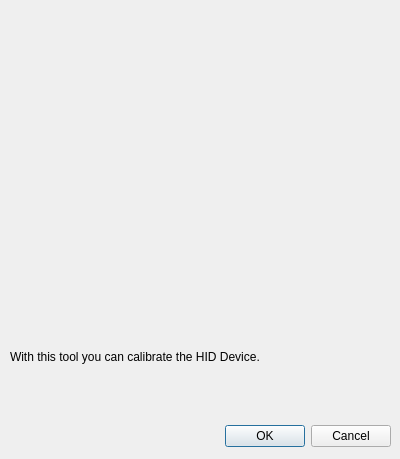
<?xml version="1.0" encoding="UTF-8"?>
<ui version="4.0">
 <class>HIDCalibrateDialog</class>
 <widget class="QDialog" name="HIDCalibrateDialog">
  <property name="geometry">
   <rect>
    <x>0</x>
    <y>0</y>
    <width>400</width>
    <height>459</height>
   </rect>
  </property>
  <property name="windowTitle">
   <string>HIDCalibrateDialog</string>
  </property>
  <widget class="QWidget" name="layoutWidget">
   <property name="geometry">
    <rect>
     <x>170</x>
     <y>420</y>
     <width>221</width>
     <height>33</height>
    </rect>
   </property>
   <layout class="QHBoxLayout">
    <property name="spacing">
     <number>6</number>
    </property>
    <property name="margin">
     <number>0</number>
    </property>
    <item>
     <spacer>
      <property name="orientation">
       <enum>Qt::Horizontal</enum>
      </property>
      <property name="sizeHint" stdset="0">
       <size>
        <width>131</width>
        <height>31</height>
       </size>
      </property>
     </spacer>
    </item>
    <item>
     <widget class="QPushButton" name="okButton">
      <property name="text">
       <string>OK</string>
      </property>
     </widget>
    </item>
    <item>
     <widget class="QPushButton" name="cancelButton">
      <property name="text">
       <string>Cancel</string>
      </property>
     </widget>
    </item>
   </layout>
  </widget>
  <widget class="QWidget" name="gridLayoutWidget">
   <property name="geometry">
    <rect>
     <x>10</x>
     <y>10</y>
     <width>381</width>
     <height>331</height>
    </rect>
   </property>
   <layout class="QGridLayout" name="gridLayout" rowstretch="0"/>
  </widget>
  <widget class="QLabel" name="label">
   <property name="geometry">
    <rect>
     <x>10</x>
     <y>350</y>
     <width>381</width>
     <height>51</height>
    </rect>
   </property>
   <property name="text">
    <string>With this tool you can calibrate the HID Device.</string>
   </property>
   <property name="alignment">
    <set>Qt::AlignLeading|Qt::AlignLeft|Qt::AlignTop</set>
   </property>
  </widget>
 </widget>
 <layoutdefault spacing="6" margin="11"/>
 <resources/>
 <connections>
  <connection>
   <sender>okButton</sender>
   <signal>clicked()</signal>
   <receiver>HIDCalibrateDialog</receiver>
   <slot>accept()</slot>
   <hints>
    <hint type="sourcelabel">
     <x>268</x>
     <y>276</y>
    </hint>
    <hint type="destinationlabel">
     <x>199</x>
     <y>149</y>
    </hint>
   </hints>
  </connection>
  <connection>
   <sender>cancelButton</sender>
   <signal>clicked()</signal>
   <receiver>HIDCalibrateDialog</receiver>
   <slot>reject()</slot>
   <hints>
    <hint type="sourcelabel">
     <x>351</x>
     <y>276</y>
    </hint>
    <hint type="destinationlabel">
     <x>199</x>
     <y>149</y>
    </hint>
   </hints>
  </connection>
 </connections>
</ui>
